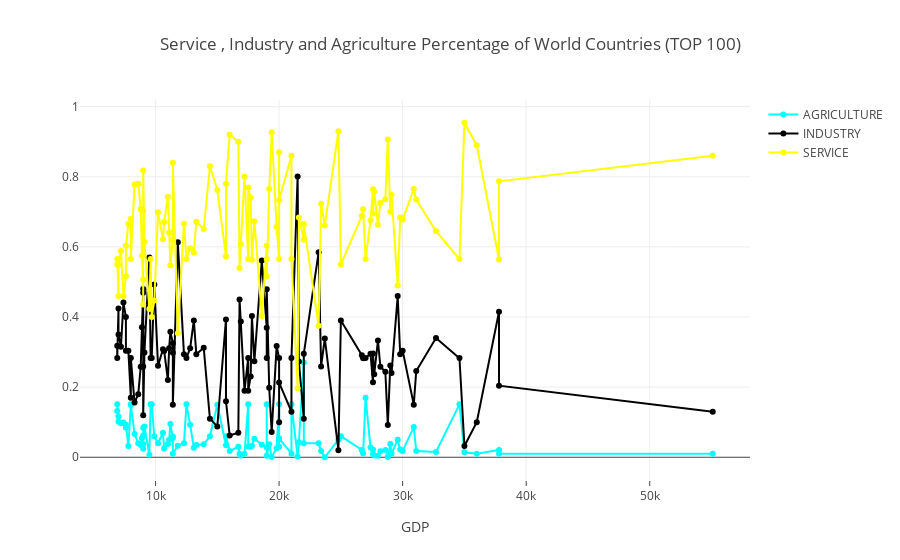

Notebook code for this chart:
### Code cell
# prepare data frame
df = gdp.iloc[:100,:]

# Creating trace1
trace1 = go.Scatter(
                    x = df.gdp,
                    y = df.agriculture,
                    mode = "lines+markers",
                    name = "AGRICULTURE",
                    marker = dict(color = 'aqua'),
                    text= df.country)
# Creating trace2
trace2 = go.Scatter(
                    x = df.gdp,
                    y = df.industry,
                    mode = "lines+markers",
                    name = "INDUSTRY",
                    marker = dict(color = 'black'),
                    text= df.country)
# Creating trace3
trace3 = go.Scatter(
                    x = df.gdp,
                    y = df.service,
                    mode = "lines+markers",
                    name = "SERVICE",
                    marker = dict(color = 'yellow'),
                    text= df.country)


z = [trace1, trace2,trace3]
layout = dict(title = 'Service , Industry and Agriculture Percentage of World Countries (TOP 100)',
              xaxis= dict(title= 'GDP',ticklen= 5,zeroline= False)
             )
fig = dict(data = z, layout = layout)
iplot(fig)
plt.savefig('Cw_3.png')

### Figure 1 — Plotly figure (JSON) as saved in the notebook; plotly's stock layout.template omitted (floating-point values rounded to 4 significant figures)
{"data": [{"marker": {"color": "aqua"}, "mode": "lines+markers", "name": "AGRICULTURE", "text": ["Luxembourg ", "United States ", "Norway ", "Bermuda ", "Cayman Islands ", "San Marino ", "Switzerland ", "Denmark ", "Iceland ", "Austria ", "Canada ", "Ireland ", "Belgium ", "Australia ", "Hong Kong ", "Netherlands ", "Japan ", "Aruba ", "United Kingdom ", "Germany ", "France ", "Finland ", "Monaco ", "Sweden ", "Italy ", "Liechtenstein ", "Jersey ", "Singapore ", "Taiwan ", "United Arab Emirates ", "Spain ", "Faroe Islands ", "New Zealand ", "Qatar ", "Guam ", "Isle of Man ", "Greece ", "Guernsey ", "Greenland ", "Israel ", "Macau ", "Cyprus ", "Kuwait ", "Andorra ", "Slovenia ", "Brunei ", "Portugal ", "Korea, South ", "Malta ", "French Polynesia ", "Gibraltar ", "Virgin Islands ", "Bahrain ", "Puerto Rico ", "Bahamas, The ", "British Virgin Is. ", "Barbados ", "Czech Republic ", "New Caledonia ", "Martinique ", "Hungary ", "Slovakia ", "Oman ", "Uruguay ", "N. Mariana Islands ", "Estonia ", "Saudi Arabia ", "Netherlands Antilles ", "Mauritius ", "Lithuania ", "Argentina ", "Poland ", "Antigua & Barbuda ", "South Africa ", "Croatia ", "Latvia ", "Chile ", "Western Sahara ", "Turks & Caicos Is ", "Trinidad & Tobago ", "Costa Rica ", "Palau ", "Malaysia ", "Mexico ", "Botswana ", "Russia ", "Saint Kitts & Nevis ", "Anguilla ", "French Guiana ", "American Samoa ", "Guadeloupe ", "Seychelles ", "Bulgaria ", "Brazil ", "Thailand ", "Namibia ", "Romania ", "Iran ", "St Pierre & Miquelon ", "Tunisia "], "type": "scatter", "uid": "95d67a2a-c4cf-4f62-94d5-444378e181c8", "x": [55100, 37800, 37800, 36000, 35000, 34600, 32700, 31100, 30900, 30000, 29800, 29600, 29100, 29000, 28800, 28600, 28200, 28000, 27700, 27600, 27600, 27400, 27000, 26800, 26700, 25000, 24800, 23700, 23400, 23200, 22000, 22000, 21600, 21500, 21000, 21000, 20000, 20000, 20000, 19800, 19400, 19200, 19000, 19000, 19000, 18600, 18000, 17800, 17700, 17500, 17500, 17200, 16900, 16800, 16700, 16000, 15700, 15700, 15000, 14400, 13900, 13300, 13100, 12800, 12500, 12300, 11800, 11400, 11400, 11400, 11200, 11100, 11000, 10700, 10600, 10200, 9900, 9690.0, 9600, 9500, 9100, 9000, 9000, 9000, 9000, 8900, 8800, 8600, 8300, 8000, 8000, 7800, 7600, 7600, 7400, 7200, 7000, 7000, 6900, 6900], "y": [0.01, 0.01, 0.021, 0.01, 0.014, 0.1508, 0.015, 0.018, 0.086, 0.018, 0.022, 0.05, 0.01, 0.038, 0.001, 0.021, 0.017, 0.004, 0.005, 0.009, 0.022, 0.028, 0.17, 0.011, 0.021, 0.06, 0.05, 0, 0.018, 0.04, 0.04, 0.27, 0.043, 0.002, 0.1508, 0.01, 0.054, 0.03, 0.1508, 0.026, 0.001, 0.037, 0.004, 0.1508, 0.028, 0.036, 0.053, 0.033, 0.03, 0.031, 0.1508, 0.01, 0.005, 0.01, 0.03, 0.018, 0.06, 0.034, 0.15, 0.06, 0.037, 0.035, 0.027, 0.093, 0.1508, 0.04, 0.033, 0.01, 0.059, 0.055, 0.095, 0.05, 0.038, 0.025, 0.07, 0.04, 0.06, 0.1508, 0.1508, 0.007, 0.088, 0.062, 0.084, 0.038, 0.024, 0.054, 0.035, 0.04, 0.066, 0.1508, 0.15, 0.032, 0.093, 0.084, 0.099, 0.097, 0.101, 0.116, 0.1508, 0.132]}, {"marker": {"color": "black"}, "mode": "lines+markers", "name": "INDUSTRY", "text": ["Luxembourg ", "United States ", "Norway ", "Bermuda ", "Cayman Islands ", "San Marino ", "Switzerland ", "Denmark ", "Iceland ", "Austria ", "Canada ", "Ireland ", "Belgium ", "Australia ", "Hong Kong ", "Netherlands ", "Japan ", "Aruba ", "United Kingdom ", "Germany ", "France ", "Finland ", "Monaco ", "Sweden ", "Italy ", "Liechtenstein ", "Jersey ", "Singapore ", "Taiwan ", "United Arab Emirates ", "Spain ", "Faroe Islands ", "New Zealand ", "Qatar ", "Guam ", "Isle of Man ", "Greece ", "Guernsey ", "Greenland ", "Israel ", "Macau ", "Cyprus ", "Kuwait ", "Andorra ", "Slovenia ", "Brunei ", "Portugal ", "Korea, South ", "Malta ", "French Polynesia ", "Gibraltar ", "Virgin Islands ", "Bahrain ", "Puerto Rico ", "Bahamas, The ", "British Virgin Is. ", "Barbados ", "Czech Republic ", "New Caledonia ", "Martinique ", "Hungary ", "Slovakia ", "Oman ", "Uruguay ", "N. Mariana Islands ", "Estonia ", "Saudi Arabia ", "Netherlands Antilles ", "Mauritius ", "Lithuania ", "Argentina ", "Poland ", "Antigua & Barbuda ", "South Africa ", "Croatia ", "Latvia ", "Chile ", "Western Sahara ", "Turks & Caicos Is ", "Trinidad & Tobago ", "Costa Rica ", "Palau ", "Malaysia ", "Mexico ", "Botswana ", "Russia ", "Saint Kitts & Nevis ", "Anguilla ", "French Guiana ", "American Samoa ", "Guadeloupe ", "Seychelles ", "Bulgaria ", "Brazil ", "Thailand ", "Namibia ", "Romania ", "Iran ", "St Pierre & Miquelon ", "Tunisia "], "type": "scatter", "uid": "61dceb14-91d3-4842-b471-21409b2ee407", "x": [55100, 37800, 37800, 36000, 35000, 34600, 32700, 31100, 30900, 30000, 29800, 29600, 29100, 29000, 28800, 28600, 28200, 28000, 27700, 27600, 27600, 27400, 27000, 26800, 26700, 25000, 24800, 23700, 23400, 23200, 22000, 22000, 21600, 21500, 21000, 21000, 20000, 20000, 20000, 19800, 19400, 19200, 19000, 19000, 19000, 18600, 18000, 17800, 17700, 17500, 17500, 17200, 16900, 16800, 16700, 16000, 15700, 15700, 15000, 14400, 13900, 13300, 13100, 12800, 12500, 12300, 11800, 11400, 11400, 11400, 11200, 11100, 11000, 10700, 10600, 10200, 9900, 9690.0, 9600, 9500, 9100, 9000, 9000, 9000, 9000, 8900, 8800, 8600, 8300, 8000, 8000, 7800, 7600, 7600, 7400, 7200, 7000, 7000, 6900, 6900], "y": [0.13, 0.204, 0.415, 0.1, 0.032, 0.2827, 0.34, 0.246, 0.15, 0.304, 0.294, 0.46, 0.24, 0.262, 0.092, 0.244, 0.258, 0.333, 0.237, 0.296, 0.214, 0.295, 0.2827, 0.282, 0.291, 0.39, 0.02, 0.339, 0.259, 0.585, 0.295, 0.11, 0.273, 0.801, 0.2827, 0.13, 0.213, 0.1, 0.2827, 0.317, 0.072, 0.198, 0.479, 0.2827, 0.369, 0.561, 0.274, 0.403, 0.23, 0.19, 0.2827, 0.19, 0.387, 0.45, 0.07, 0.062, 0.16, 0.393, 0.088, 0.11, 0.312, 0.294, 0.39, 0.311, 0.2827, 0.294, 0.613, 0.15, 0.298, 0.325, 0.358, 0.311, 0.22, 0.303, 0.308, 0.261, 0.493, 0.2827, 0.2827, 0.57, 0.299, 0.12, 0.48, 0.259, 0.469, 0.371, 0.258, 0.18, 0.156, 0.2827, 0.17, 0.304, 0.304, 0.4, 0.441, 0.315, 0.35, 0.424, 0.2827, 0.318]}, {"marker": {"color": "yellow"}, "mode": "lines+markers", "name": "SERVICE", "text": ["Luxembourg ", "United States ", "Norway ", "Bermuda ", "Cayman Islands ", "San Marino ", "Switzerland ", "Denmark ", "Iceland ", "Austria ", "Canada ", "Ireland ", "Belgium ", "Australia ", "Hong Kong ", "Netherlands ", "Japan ", "Aruba ", "United Kingdom ", "Germany ", "France ", "Finland ", "Monaco ", "Sweden ", "Italy ", "Liechtenstein ", "Jersey ", "Singapore ", "Taiwan ", "United Arab Emirates ", "Spain ", "Faroe Islands ", "New Zealand ", "Qatar ", "Guam ", "Isle of Man ", "Greece ", "Guernsey ", "Greenland ", "Israel ", "Macau ", "Cyprus ", "Kuwait ", "Andorra ", "Slovenia ", "Brunei ", "Portugal ", "Korea, South ", "Malta ", "French Polynesia ", "Gibraltar ", "Virgin Islands ", "Bahrain ", "Puerto Rico ", "Bahamas, The ", "British Virgin Is. ", "Barbados ", "Czech Republic ", "New Caledonia ", "Martinique ", "Hungary ", "Slovakia ", "Oman ", "Uruguay ", "N. Mariana Islands ", "Estonia ", "Saudi Arabia ", "Netherlands Antilles ", "Mauritius ", "Lithuania ", "Argentina ", "Poland ", "Antigua & Barbuda ", "South Africa ", "Croatia ", "Latvia ", "Chile ", "Western Sahara ", "Turks & Caicos Is ", "Trinidad & Tobago ", "Costa Rica ", "Palau ", "Malaysia ", "Mexico ", "Botswana ", "Russia ", "Saint Kitts & Nevis ", "Anguilla ", "French Guiana ", "American Samoa ", "Guadeloupe ", "Seychelles ", "Bulgaria ", "Brazil ", "Thailand ", "Namibia ", "Romania ", "Iran ", "St Pierre & Miquelon ", "Tunisia "], "type": "scatter", "uid": "54402c95-fe3d-44c1-8ede-2a55afe081e0", "x": [55100, 37800, 37800, 36000, 35000, 34600, 32700, 31100, 30900, 30000, 29800, 29600, 29100, 29000, 28800, 28600, 28200, 28000, 27700, 27600, 27600, 27400, 27000, 26800, 26700, 25000, 24800, 23700, 23400, 23200, 22000, 22000, 21600, 21500, 21000, 21000, 20000, 20000, 20000, 19800, 19400, 19200, 19000, 19000, 19000, 18600, 18000, 17800, 17700, 17500, 17500, 17200, 16900, 16800, 16700, 16000, 15700, 15700, 15000, 14400, 13900, 13300, 13100, 12800, 12500, 12300, 11800, 11400, 11400, 11400, 11200, 11100, 11000, 10700, 10600, 10200, 9900, 9690.0, 9600, 9500, 9100, 9000, 9000, 9000, 9000, 8900, 8800, 8600, 8300, 8000, 8000, 7800, 7600, 7600, 7400, 7200, 7000, 7000, 6900, 6900], "y": [0.86, 0.787, 0.564, 0.89, 0.954, 0.5653, 0.645, 0.735, 0.765, 0.678, 0.684, 0.49, 0.749, 0.7, 0.906, 0.736, 0.725, 0.663, 0.758, 0.695, 0.764, 0.676, 0.5653, 0.707, 0.688, 0.55, 0.93, 0.661, 0.723, 0.375, 0.665, 0.62, 0.684, 0.197, 0.5653, 0.86, 0.733, 0.87, 0.5653, 0.657, 0.927, 0.765, 0.516, 0.5653, 0.603, 0.403, 0.673, 0.563, 0.74, 0.769, 0.5653, 0.8, 0.608, 0.54, 0.9, 0.92, 0.78, 0.573, 0.762, 0.83, 0.651, 0.672, 0.583, 0.596, 0.5653, 0.666, 0.354, 0.84, 0.643, 0.62, 0.547, 0.64, 0.743, 0.671, 0.622, 0.699, 0.447, 0.4, 0.5653, 0.423, 0.614, 0.818, 0.436, 0.702, 0.507, 0.575, 0.707, 0.78, 0.778, 0.5653, 0.68, 0.665, 0.603, 0.516, 0.46, 0.588, 0.549, 0.46, 0.5653, 0.55]}], "layout": {"title": {"text": "Service , Industry and Agriculture Percentage of World Countries (TOP 100)"}, "xaxis": {"ticklen": 5, "title": {"text": "GDP"}, "zeroline": false}}}
